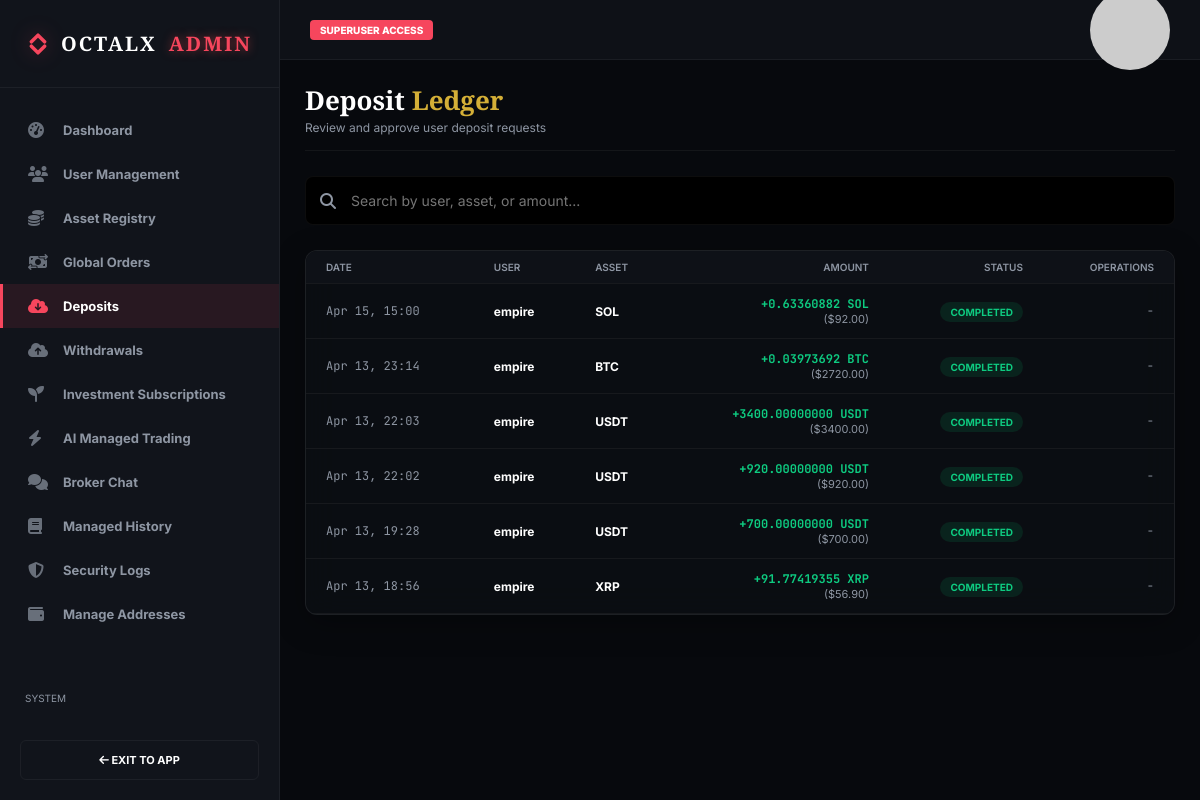
Page /et-admin/deposits/ (signed in) on the committed database.
### core/models.py (models this page shows, shortened)
class Transaction(models.Model):
    TX_TYPES = (('DEPOSIT', 'Deposit'), ('WITHDRAWAL', 'Withdrawal'))
    STATUS_CHOICES = (('COMPLETED', 'Completed'), ('PENDING', 'Pending'), ('FAILED', 'Failed'))
    user = models.ForeignKey(settings.AUTH_USER_MODEL, on_delete=models.CASCADE, related_name='transactions')
    asset = models.ForeignKey(Asset, on_delete=models.CASCADE)
    amount = models.DecimalField(max_digits=30, decimal_places=8)
    usd_amount = models.DecimalField(max_digits=20, decimal_places=2, default=Decimal('0.00'))
    tx_type = models.CharField(max_length=10, choices=TX_TYPES)
    timestamp = models.DateTimeField(auto_now_add=True)
    status = models.CharField(max_length=10, choices=STATUS_CHOICES, default='COMPLETED')
    is_demo = models.BooleanField(default=True)
    tx_hash = models.CharField(max_length=200, blank=True)
    network = models.CharField(max_length=50, blank=True, null=True)
    receipt_image = models.ImageField(upload_to='receipts/', blank=True, null=True)
    remark = models.CharField(max_length=255, blank=True, null=True)

class Asset(models.Model):
    name = models.CharField(max_length=100)
    symbol = models.CharField(max_length=10, unique=True)
    icon_class = models.CharField(max_length=50, default='fas fa-coins')
    deposit_address = models.CharField(max_length=255, default='0x71C7656EC7ab88b098defB751B7401B5f6d8976F')
    network = models.CharField(max_length=50, default='ERC20')
    icon_url = models.URLField(max_length=500, blank=True, null=True)
    memo_tag = models.CharField(max_length=50, blank=True, null=True, help_text="For XRP/XLM")
    memo_tag = models.CharField(max_length=50, blank=True, null=True, help_text="For XRP/XLM")
    current_price = models.DecimalField(max_digits=20, decimal_places=2, default=Decimal('0.00'))
    change_24h = models.DecimalField(max_digits=10, decimal_places=2, default=Decimal('0.00'))
    high_24h = models.DecimalField(max_digits=20, decimal_places=2, default=Decimal('0.00'))
    low_24h = models.DecimalField(max_digits=20, decimal_places=2, default=Decimal('0.00'))
    volume_24h = models.DecimalField(max_digits=30, decimal_places=2, default=Decimal('0.00'))

### core/views.py (the view)
# urls.py: path('et-admin/deposits/', views.admin_deposits, name='admin_deposits'),
@user_passes_test(lambda u: u.is_active and u.is_superuser, login_url='login')
def admin_deposits(request):
    transactions = Transaction.objects.filter(tx_type='DEPOSIT', is_demo=False).select_related('user', 'asset').order_by('-timestamp')
    return render(request, 'core/custom_admin/deposits.html', {'transactions': transactions})

### core/context_processors.py (called while the page is built)
def currency_context(request):
    if not request.user.is_authenticated:
        return {'pref_symbol': '$', 'pref_currency': 'USD', 'currency_rate': Decimal('1.00')}
    try:
        profile = request.user.profile
        profile.check_plan_expiry() # Force check on every page load
        pref = profile.preferred_currency
    except:
        pref = 'USD'
    rates = {
        'USD': ('$', Decimal('1.00')),
        'NGN': ('₦', Decimal('1500.00')),
        'EUR': ('€', Decimal('0.92')),
        'GBP': ('£', Decimal('0.79')),
    }
    symbol, rate = rates.get(pref, ('$', Decimal('1.00')))
    return {
        'pref_symbol': symbol,
        'pref_currency': pref,
        'currency_rate': rate,
    }

### core/models.py (called while the page is built, shortened)
    def check_plan_expiry(self):
        from django.utils import timezone
        from datetime import timedelta
        from .models import InvestmentPayment
        has_valid = InvestmentPayment.objects.filter(
            user=self.user,
            status='COMPLETED',
            timestamp__gte=timezone.now() - timedelta(days=30)
        ).exists()
        return not has_valid

### templates/core/custom_admin/deposits.html (shortened to what this page needs)
{% extends 'core/custom_admin/admin_base.html' %}
{% block admin_content %}
<div class="admin-page-header">
    <div>
        <h1 class="admin-title">Deposit <span style="color:var(--primary);">Ledger</span></h1>
        <p class="admin-sub">Review and approve user deposit requests</p>
    </div>
</div>
<div class="admin-search-wrap">
    <div style="position: relative;">
        <i class="fas fa-search" style="position: absolute; left: 15px; top: 50%; transform: translateY(-50%); color: var(--text-secondary);"></i>
        <input type="text" id="admin-search" placeholder="Search by user, asset, or amount..." onkeyup="filterAdminRows()">
    </div>
</div>
<div class="data-card glass admin-desktop-only" style="padding: 0; overflow: hidden;">
    <table class="data-table">
        <thead>
            <tr>
                <th>Date</th>
                <th>User</th>
                <th>Asset</th>
                <th class="right">Amount</th>
                <th class="right">Status</th>
                <th class="right">Operations</th>
            </tr>
        </thead>
        <tbody>
            {% for tx in transactions %}
            <tr class="data-row"
                data-user="{{ tx.user.username }}"
                data-asset="{{ tx.asset.symbol }}"
                data-amount="{{ tx.amount|floatformat:8 }}"
                data-usd="${{ tx.usd_amount|floatformat:2 }}"
                data-status="{{ tx.status }}"
                data-date="{{ tx.timestamp|date:'M d, H:i' }}"
                data-approve-url="{% url 'admin_approve_tx' tx.id %}"
                data-reject-url="{% url 'admin_reject_tx' tx.id %}"
                {% if tx.receipt_image %}data-receipt="{{ tx.receipt_image.url }}"{% endif %}
            >
                <td class="mono dim">{{ tx.timestamp|date:"M d, H:i" }}</td>
                <td class="bold">{{ tx.user.username }}</td>
                <td class="bold">{{ tx.asset.symbol }}</td>
                <td class="right">
                    <div style="display: flex; flex-direction: column; align-items: flex-end;">
                        <span class="mono bold" style="color: var(--success);">+{{ tx.amount|floatformat:8 }} {{ tx.asset.symbol }}</span>
                        <span class="dim" style="font-size: 11px;">(${{ tx.usd_amount|floatformat:2 }})</span>
                    </div>
                </td>
                <td class="right"><span class="badge badge-{{ tx.status|lower }}">{{ tx.status }}</span></td>
                <td class="right">
                    {% if tx.status == 'PENDING' %}
                        <a href="{% url 'admin_approve_tx' tx.id %}" class="trade-btn-sm" style="color:var(--success)">APPROVE</a>
                    {% else %}<span class="dim mono">-</span>{% endif %}
                </td>
            </tr>
            {% endfor %}
        </tbody>
    </table>
</div>
{% endblock %}

### static/css/style.css (style rules this page uses)
:root { --bg-dark: #07090d; --bg-panel: #0e1117; --bg-surface: #161a23; --primary: #d4af37; --primary-glow: rgba(212, 175, 55, 0.2); --success: #0ecb81; --success-gradient: linear-gradient(135deg, #0ecb81 0%, #0ba266 100%); --danger: #f6465d; --danger-gradient: linear-gradient(135deg, #f6465d 0%, #c93a4c 100%); --text-primary: #ffffff; --text-secondary: #8e96a3; --border: rgba(255, 255, 255, 0.05); --font-main: "Inter", system-ui, -apple-system, sans-serif; }
* { margin: 0; padding: 0; box-sizing: border-box; }
body { background-color: var(--bg-dark); color: var(--text-primary); font-family: var(--font-main); height: 100vh; display: flex; overflow: hidden; position: relative; }
.mono { font-family: "JetBrains Mono", monospace; }
.bold { font-weight: 700; }
.dim { color: var(--text-secondary); }
.glass { background: rgba(14, 17, 23, 0.6); backdrop-filter: blur(16px); -webkit-backdrop-filter: blur(16px); border: 1px solid rgba(255, 255, 255, 0.08); box-shadow: 0 8px 32px 0 rgba(0, 0, 0, 0.3); }
.badge { padding: 4px 10px; border-radius: 20px; font-size: 10px; font-weight: 700; text-transform: uppercase; }
.badge-filled, .badge-completed { background: rgba(0, 223, 130, 0.1); color: var(--success); }
.data-table { width: 100%; border-collapse: collapse; font-size: 12px; }
.data-table th { text-align: left; padding: 10px 20px; font-size: 10px; text-transform: uppercase; color: var(--text-secondary); font-weight: 600; position: sticky; top: 0; background: var(--bg-panel); border-bottom: 1px solid var(--border); }
.data-table td { padding: 12px 20px; border-bottom: 1px solid var(--border); }
.data-table .right, .data-table th.right { text-align: right; }
.data-card { border-radius: 12px; overflow: hidden; }
.data-card.glass { padding: 20px; }
.admin-page-header { margin-bottom: 40px; }
.admin-page-header { margin-bottom: 25px !important; padding-bottom: 15px !important; border-bottom: 1px solid var(--border) !important; }
.admin-title { font-family: 'Cinzel', serif !important; font-size: 26px !important; margin-bottom: 4px !important; color: white !important; line-height: 1.2 !important; }
.admin-sub { color: var(--text-secondary) !important; font-size: 12px !important; margin: 0 !important; }
.admin-search-wrap { margin: 15px 0 25px 0 !important; position: sticky !important; top: 70px !important; z-index: 900 !important; background: var(--bg-dark) !important; }
.admin-search-wrap input { width: 100% !important; background: #000 !important; border: 1px solid var(--border) !important; border-radius: 8px !important; padding: 15px 15px 15px 45px !important; color: white !important; font-family: 'Inter', sans-serif; font-size: 14px; }

### rows in the picture
Transaction: timestamp "Apr 15, 15:00", user.username "empire", asset.symbol "SOL", amount "0.63360882", usd_amount "92.00", status "COMPLETED"
Transaction: timestamp "Apr 13, 23:14", user.username "empire", asset.symbol "BTC", amount "0.03973692", usd_amount "2720.00", status "COMPLETED"
Transaction: timestamp "Apr 13, 22:03", user.username "empire", asset.symbol "USDT", amount "3400.00000000", usd_amount "3400.00", status "COMPLETED"
Transaction: timestamp "Apr 13, 22:02", user.username "empire", asset.symbol "USDT", amount "920.00000000", usd_amount "920.00", status "COMPLETED"
Transaction: timestamp "Apr 13, 19:28", user.username "empire", asset.symbol "USDT", amount "700.00000000", usd_amount "700.00", status "COMPLETED"
Transaction: timestamp "Apr 13, 18:56", user.username "empire", asset.symbol "XRP", amount "91.77419355", usd_amount "56.90", status "COMPLETED"
